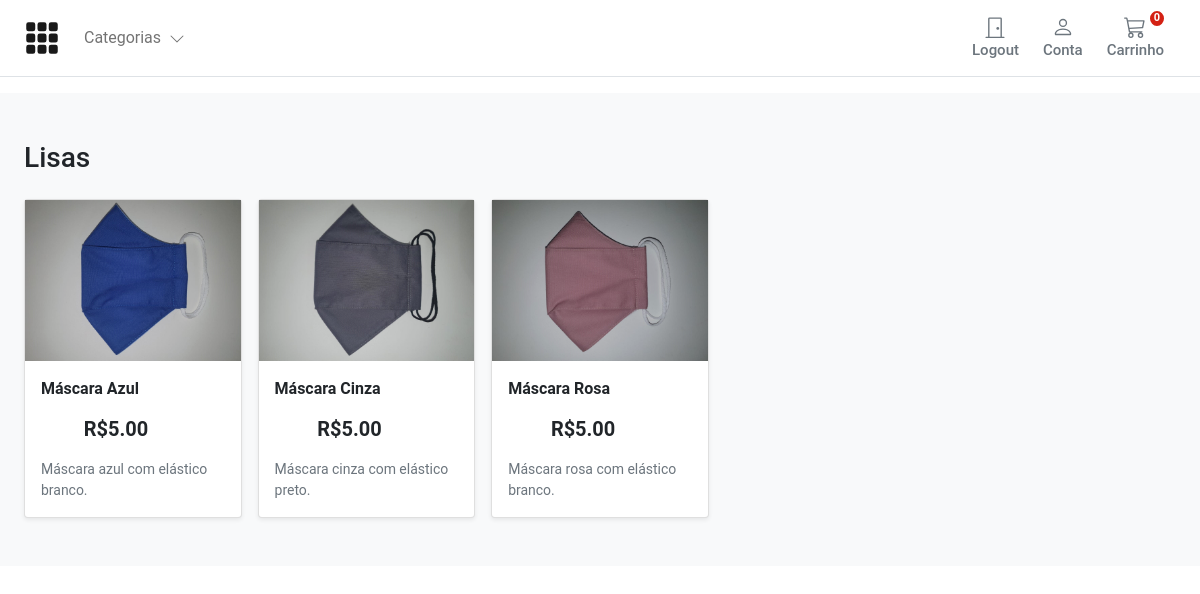
Screenshot of /search/lisas/ (signed in) with the database file from the repository.
### store/models.py (models this page shows, shortened)
class Categoria(models.Model):
    nomeCategoria = models.CharField(max_length=255, db_index=True)
    slugCategoria = models.SlugField(max_length=255, unique=True)
    class Meta:
        verbose_name_plural = "categorias"
    def get_absolute_url(self):
        return reverse("store:lista_categorias", args=[self.slugCategoria])

class Produto(models.Model):
    categoria = models.ForeignKey(Categoria, related_name="produto", on_delete=models.CASCADE)
    criado_por = models.ForeignKey(settings.AUTH_USER_MODEL, on_delete=models.CASCADE, related_name="criador_produto")
    nomeProduto = models.CharField(max_length=255)
    autor = models.CharField(max_length=255, default='Administrador')
    descricao = models.TextField(blank=True)
    imagem = models.ImageField(upload_to='imagens/')
    slug = models.SlugField(max_length=255)
    preco = models.DecimalField(max_digits=4, decimal_places=2)
    em_estoque = models.BooleanField(default=True)
    disponivel = models.BooleanField(default=True)
    criado = models.DateTimeField(auto_now_add=True)
    atualizado = models.DateTimeField(auto_now=True)
    objects = models.Manager()
    produtos = ProdutoManager()
    class Meta:
        verbose_name_plural = 'Produtos'
        ordering = ('-criado',)
    def get_absolute_url(self):
        return reverse("store:detalhe_produto", args=[self.slug])

### store/views.py (the view)
# urls.py: path('search/<slug:slug_categorias>/', views.lista_categorias, name='lista_categorias')
def lista_categorias(request, slug_categorias):
    categoria = get_object_or_404(Categoria, slugCategoria=slug_categorias)
    produtos = Produto.objects.filter(categoria=categoria)
    return render(request, 'store/produtos/categoria.html', {'categoria': categoria, 'produtos': produtos})

### carrinho/carrinho.py (called while the page is built)
    def __len__(self):
        return sum(item['qtd'] for item in self.carrinho.values())

### carrinho/context_processors.py (called while the page is built)
def carrinho(request):
    return {'carrinho': Carrinho(request)}

### store/context_processors.py (called while the page is built)
def categorias(request):
    return {
        'categorias': Categoria.objects.all()
    }

### templates/store/produtos/categoria.html (shortened to what this page needs)
{% extends "../base.html" %}
{% load static %}
{% block content %}
<main>
  <div class="album py-5 bg-light">
    <div class="container">
      <div class="pb-3 h3">{{categoria.nomeCategoria|title}}</div>
      <div class="row row-cols-1 row-cols-sm-2 row-cols-md-5 g-3">
        {% for produto in produtos %}
        <div class="col">
          <div class="card shadow-sm">
              <div class="dropdown">
                <a  href="{{ produto.get_absolute_url }}">
                  <img class="img-fluid" alt="Responsive image" src="{{ produto.imagem.url }}">
                </a>
                    <div class="card-body">
                      <p class="card-text">
                        <a class="text-dark text-decoration-none" href="{{ produto.get_absolute_url }}">
                            <span class="fw-bold">{{ produto.nomeProduto }}</span>
                            <div class="col-7 text-end"><span class="h5 fw-bold">R${{ produto.preco }}</span></div>
                        </a>
                      </p>
                      <div class="d-flex justify-content-between align-items-center">
                        <small class="text-muted">{{ produto.descricao|slice:":355" }}</small>
                      </div>
                    </div>
              </div>
          </div>
        </div>
        {% endfor %}
      </div>
    </div>
  </div>
</main>
{% endblock %}

### static/core/css/base.css (style rules this page uses)
@media (min-width: 1000px) { .container { max-width: 1000px; } }
@media (max-width: 1200px) { .container { max-width: 100%; padding:0 24px; } }
html, body, p, div { letter-spacing: -0.02px; font-family: 'Roboto', sans-serif; }

### templates/store/base.html (style rules this page uses)
.dropdown { position: relative; display: inline-block; }

### rows the page displays
Categoria: nomeCategoria "Lisas"
Produto: imagem (picture), nomeProduto "Máscara Azul", preco "5.00", descricao "Máscara azul com elástico branco."
Produto: imagem (picture), nomeProduto "Máscara Cinza", preco "5.00", descricao "Máscara cinza com elástico preto."
Produto: imagem (picture), nomeProduto "Máscara Rosa", preco "5.00", descricao "Máscara rosa com elástico branco."
